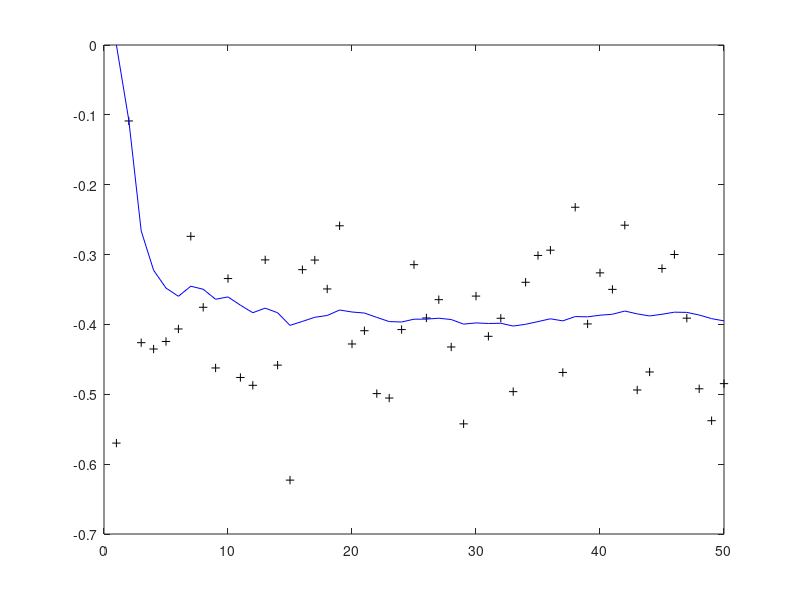

Source code (MATLAB):
%kalman filter

clear all;
close all;

%initial parameters
n_iter = 50;
sz = [n_iter, 1];
x = -0.37727;
z = x + sqrt(0.01)*randn(sz);

Q = 1e-5;

%allocate space for arrays
xhat = zeros(sz);
P = zeros(sz);
xhatminus = zeros(sz);
Pminus = zeros(sz);
K = zeros(sz);

R = 0.01;

%initial guesses
xhat(1) = 0.0;
P(1) = 1.0;

for k = 2:n_iter
    %time update
    xhatminus(k) = xhat(k-1);
    Pminus(k) = P(k-1) + Q;
    %measument update
    K(k) = Pminus(k)/(Pminus(k)+R);
    xhat(k) = xhatminus(k) + ...
        K(k)*(z(k)-...
        xhatminus(k));
    P(k) = (1-K(k))*Pminus(k);
end
figure();
plot(z, 'k+');
hold on;
plot(xhat, 'b-');
hold on;
plot([0:0.1:50],x,'g-');